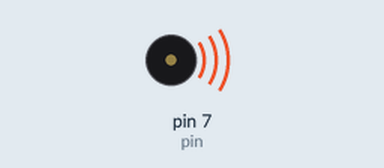
Recording of a sketch running on a simulated Arduino Uno, built with avr-gcc and run on an emulated ATmega328P. On the bench: buzzer (waves = sounding).

Above: at 0.1 s.
At 0.6 s:
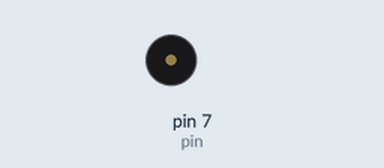
Timing chart, 0 to 2.1 s (numbered marks = the images above):
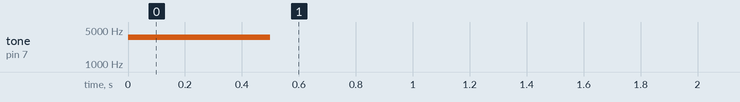

The sketch:

tono.ino
```cpp
/*
NOTE_B2	  123
NOTE_C3	  131 do
NOTE_CS3  139 do#
NOTE_D3	  147 re
NOTE_DS3  156 re#
NOTE_E3	  165 mi
NOTE_F3	  175 fa
NOTE_FS3  185 fa#
NOTE_G3	  196 sol
NOTE_GS3  208 sol#
NOTE_A3	  220 la
NOTE_AS3  233 la#
NOTE_B3	  247 si
NOTE_C4	  262
NOTE_CS4  277
NOTE_D4	  294
NOTE_DS4  311
NOTE_E4	  330
NOTE_F4	  349
NOTE_FS4  370
NOTE_G4	  392
NOTE_GS4  415
NOTE_A4	  440
NOTE_AS4  466
NOTE_B4	  494
NOTE_C5	  523
NOTE_CS5  554
NOTE_D5	  587
NOTE_DS5  622
NOTE_E5	  659
NOTE_F5	  698
NOTE_FS5  740
NOTE_G5	  784
NOTE_GS5  831
NOTE_A5	  880
NOTE_AS5  932
NOTE_B5	  988
NOTE_C6	  1047
NOTE_CS6  1109
NOTE_D6	  1175
NOTE_DS6  1245
NOTE_E6	  1319
NOTE_F6	  1397
NOTE_FS6  1480
NOTE_G6	  1568
NOTE_GS6  1661
NOTE_A6	  1760
NOTE_AS6  1865
NOTE_B6	  1976
NOTE_C7	  2093
NOTE_CS7  2217
NOTE_D7	  2349
NOTE_DS7  2489
NOTE_E7	  2637
NOTE_F7	  2794
NOTE_FS7  2960
NOTE_G7	  3136
NOTE_GS7  3322
NOTE_A7	  3520
NOTE_AS7  3729
NOTE_B7	  3951
NOTE_C8	  4186
NOTE_CS8  4435
NOTE_D8	  4699
NOTE_DS8  4978
*/

int pin = 7;
void setup() {
    //la función tone permite minino dos parámetros:
    //número de pin  y frecuencia
    tone(pin, 3520);
    delay(500);
    noTone(pin);
    delay(500);
}

void loop() {
}
```
